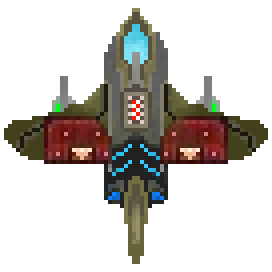
#> input picture project/项目1-彩色图像转为黑白图像/项目1-彩色图像转为黑白图像/gua_sample.png, 68 x 68 px (shown 4 times larger)
$ python image_process.py
#> lines starting #> are read from the running program, lines starting #| are printed output that depends on the picture
from PIL import Image
# 像安装 cocos2d 一样安装 PIL 库, 方法如下
# pip3 install pillow
# 这是 python 用于处理图像文件的库


"""
下面介绍一下计算机存储图像的原理

w 是图像宽
h 是图像高
一个图像由 w * h 个像素点组成
每个像素点由 rgba 4 个部分组成
r 红色
g 绿色
b 蓝色
a 透明度

现在的图像 rgba 分别是一个字节表示，一个字节的数值范围是 0 - 255
也就是一个像素点 4 字节，可以表示的颜色范围是 256 的 4 次方

但是很多图像是没有 a 的，所以就只有 3 字节表示一个像素


作业要求：
参考下面的链接和本文件的代码
https://baike.baidu.com/item/%E5%8E%BB%E8%89%B2

实现 grayscale 函数，让生成的 gua.png 是黑白的
"""


log = print


def grayscale(R, G, B, a):


    # 由于 python 用缩进表示代码结构
    # 所以发明了一个 pass 语句
    # 这个语句没有其他作用，只是一个占位符
    # 如果没有 pass 直接留空函数就会有语法错误
    Gray =(R + G + B )// 3


    # log('img', image.width)
    # pass
    return Gray


def main():
    # 打开图像文件
    img = Image.open("gua_sample.png")
#> img is the input picture: PIL image 68x68 RGBA; mean R, G, B, A 148, 144.2, 140.1, 79.7
    # 注意由于不是每个图像都有 a 所以这里强制转换成 RGBA 格式
    img = img.convert('RGBA')

    # 读取座标 (1, 2) 处的像素点的像素值
    width, height = img.size
#> width = 68; height = 68
    for i in range(width):
        for a in range(height):
            position = (i, a)
            r, g, b, a = img.getpixel(position)
            # [6 lines of commented-out code are left out]

            r = grayscale(r, g, b, a)
            img.putpixel(position, (r, r, r, a))
            log('get pixel', r, g, b, a)
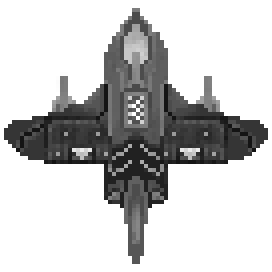
#> img: PIL image 68x68 RGBA (shown 4 times larger); mean R, G, B, A 144, 144, 144, 79.7; transparent parts drawn white

    # 保存图像文件
    img.save('gua.png')
    img.show()


if __name__ == '__main__':
    main()
